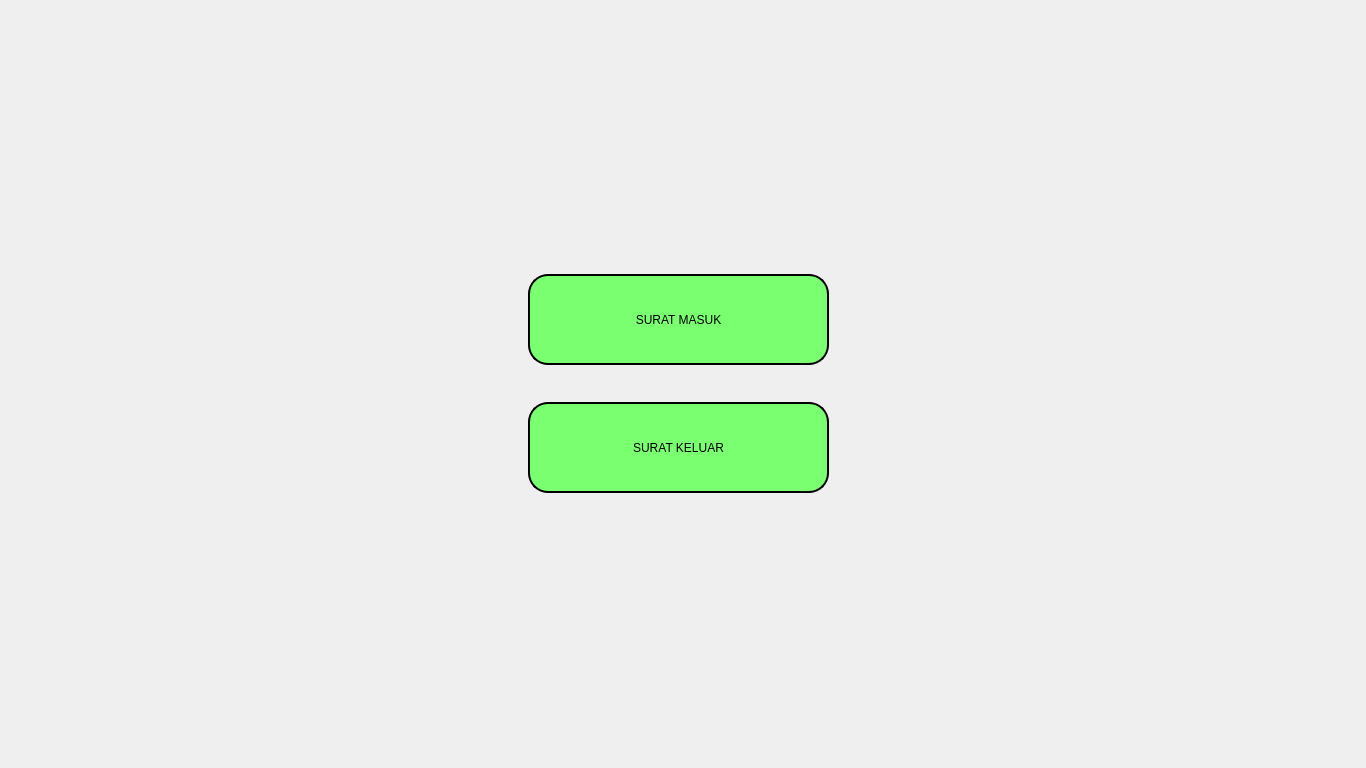
<?xml version="1.0" encoding="UTF-8"?>
<ui version="4.0">
 <class>menu</class>
 <widget class="QMainWindow" name="menu">
  <property name="geometry">
   <rect>
    <x>0</x>
    <y>0</y>
    <width>1366</width>
    <height>768</height>
   </rect>
  </property>
  <property name="windowTitle">
   <string>MENU</string>
  </property>
  <property name="windowIcon">
   <iconset resource="assets.qrc">
    <normaloff>:/images/kg-logo.png</normaloff>:/images/kg-logo.png</iconset>
  </property>
  <property name="styleSheet">
   <string notr="true"/>
  </property>
  <widget class="QWidget" name="centralwidget">
   <property name="styleSheet">
    <string notr="true">QWidget#centralwidget{
border-image: url(:/images/bg.png) 0 0 0 0 stretch stretch;
}</string>
   </property>
   <widget class="QPushButton" name="smasuk">
    <property name="geometry">
     <rect>
      <x>528</x>
      <y>274</y>
      <width>301</width>
      <height>91</height>
     </rect>
    </property>
    <property name="cursor">
     <cursorShape>PointingHandCursor</cursorShape>
    </property>
    <property name="styleSheet">
     <string notr="true">QPushButton{
font: 22pt &quot;Comic Sans MS&quot;;
border-radius: 20px;
background-color: rgb(122, 255, 112);
border: 2px solid black;
}</string>
    </property>
    <property name="text">
     <string>SURAT MASUK</string>
    </property>
   </widget>
   <widget class="QPushButton" name="skeluar">
    <property name="geometry">
     <rect>
      <x>528</x>
      <y>402</y>
      <width>301</width>
      <height>91</height>
     </rect>
    </property>
    <property name="cursor">
     <cursorShape>PointingHandCursor</cursorShape>
    </property>
    <property name="styleSheet">
     <string notr="true">QPushButton{
font: 22pt &quot;Comic Sans MS&quot;;
border-radius: 20px;
background-color: rgb(122, 255, 112);
border: 2px solid black;
}</string>
    </property>
    <property name="text">
     <string>SURAT KELUAR</string>
    </property>
   </widget>
  </widget>
 </widget>
 <resources>
  <include location="assets.qrc"/>
 </resources>
 <connections/>
</ui>
